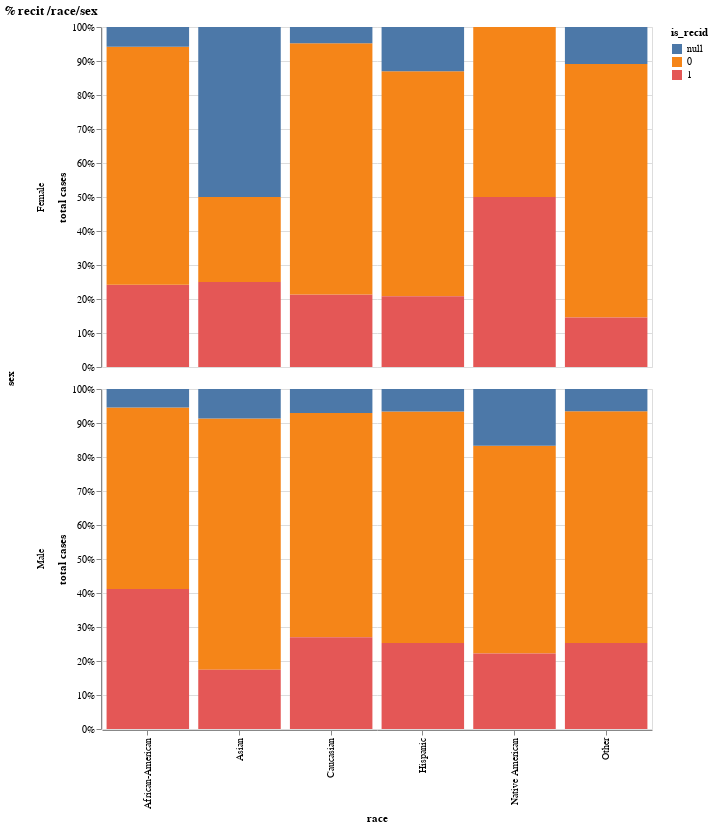

Notebook code for this chart:
### Markdown cell above
* Afroamerican(AA) persons have a higher associated risk than Caucasian (C)
* For AA persons, men have a higher associated risk that women
* For C persons, women have a small higher values than men
* as it is a sample, this values could change a little

### Code cell
# Analyzing  sex, raceand reincidence (is_recit)
alt.Chart(data, title=" % recit /race/sex").mark_bar().encode(
    y=alt.Y("count(race):N", stack="normalize", title='total cases'),
    x=alt.X("race:O"),
    color=alt.Color("is_recid:N"),
    tooltip=['count(race)','race','is_recid'],
    row='sex:N'
).properties(
    width=550,
    height=340)

### Figure 1 — Vega-Lite specification as saved in the notebook (floating-point values rounded to 4 significant figures; data arrays with more than 128 entries replaced by an {"elided": "..."} marker saying what was removed)
{"config": {"view": {"continuousWidth": 400, "continuousHeight": 300}}, "data": {"name": "data-071915f4b1bf3afdc2c13894391fcc57"}, "mark": "bar", "encoding": {"color": {"type": "nominal", "field": "is_recid"}, "row": {"type": "nominal", "field": "sex"}, "tooltip": [{"type": "nominal", "aggregate": "count", "field": "race"}, {"type": "nominal", "field": "race"}, {"type": "quantitative", "field": "is_recid"}], "x": {"type": "ordinal", "field": "race"}, "y": {"type": "nominal", "aggregate": "count", "field": "race", "stack": "normalize", "title": "total cases"}}, "height": 340, "title": " % recit /race/sex", "width": 550, "$schema": "https://vega.github.io/schema/vega-lite/v4.8.1.json", "datasets": {"data-071915f4b1bf3afdc2c13894391fcc57": {"elided": "5000 records"}}}
